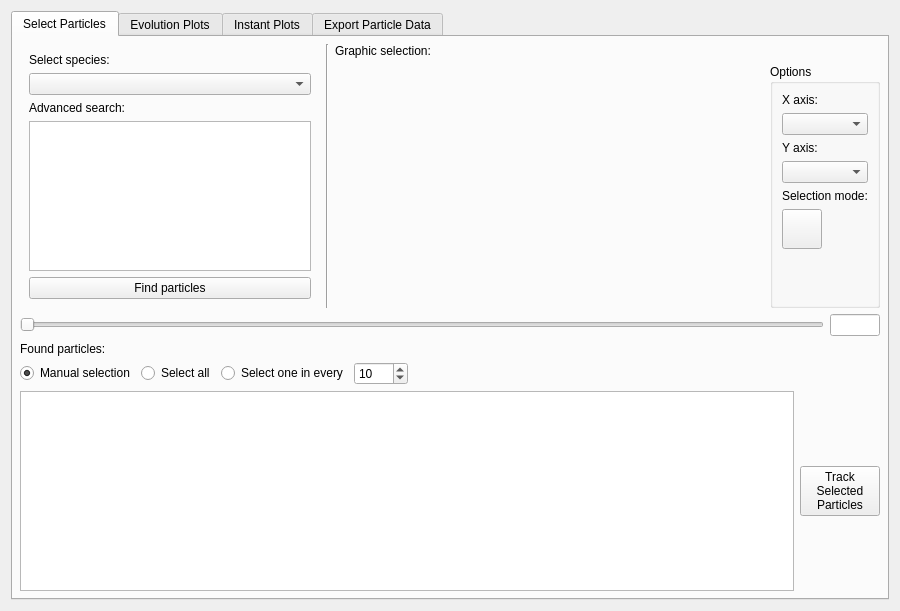
<?xml version="1.0" encoding="UTF-8"?>
<ui version="4.0">
 <class>ParticleTrackerUI</class>
 <widget class="QWidget" name="ParticleTrackerUI">
  <property name="geometry">
   <rect>
    <x>0</x>
    <y>0</y>
    <width>900</width>
    <height>611</height>
   </rect>
  </property>
  <property name="windowTitle">
   <string>Particle Tracker</string>
  </property>
  <layout class="QHBoxLayout" name="horizontalLayout">
   <item>
    <widget class="QTabWidget" name="mainTabWidget">
     <property name="maximumSize">
      <size>
       <width>16777215</width>
       <height>16777215</height>
      </size>
     </property>
     <property name="currentIndex">
      <number>0</number>
     </property>
     <widget class="QWidget" name="tab">
      <attribute name="title">
       <string>Select Particles</string>
      </attribute>
      <layout class="QVBoxLayout" name="verticalLayout">
       <property name="leftMargin">
        <number>7</number>
       </property>
       <property name="topMargin">
        <number>7</number>
       </property>
       <property name="rightMargin">
        <number>7</number>
       </property>
       <property name="bottomMargin">
        <number>7</number>
       </property>
       <item>
        <layout class="QHBoxLayout" name="horizontalLayout_6">
         <item>
          <widget class="QWidget" name="widget_2" native="true">
           <property name="maximumSize">
            <size>
             <width>300</width>
             <height>16777215</height>
            </size>
           </property>
           <layout class="QVBoxLayout" name="verticalLayout_6">
            <item>
             <widget class="QLabel" name="label">
              <property name="text">
               <string>Select species:</string>
              </property>
             </widget>
            </item>
            <item>
             <widget class="QComboBox" name="speciesSelector_comboBox"/>
            </item>
            <item>
             <widget class="QLabel" name="label_10">
              <property name="text">
               <string>Advanced search:</string>
              </property>
             </widget>
            </item>
            <item>
             <widget class="QTableWidget" name="advancedSelector_tableWidget">
              <property name="sizePolicy">
               <sizepolicy hsizetype="Expanding" vsizetype="Expanding">
                <horstretch>0</horstretch>
                <verstretch>0</verstretch>
               </sizepolicy>
              </property>
             </widget>
            </item>
            <item>
             <widget class="QPushButton" name="findParticles_button">
              <property name="text">
               <string>Find particles</string>
              </property>
             </widget>
            </item>
           </layout>
          </widget>
         </item>
         <item>
          <widget class="Line" name="line">
           <property name="orientation">
            <enum>Qt::Vertical</enum>
           </property>
          </widget>
         </item>
         <item>
          <layout class="QVBoxLayout" name="verticalLayout_5">
           <item>
            <widget class="QLabel" name="label_13">
             <property name="text">
              <string>Graphic selection:</string>
             </property>
            </widget>
           </item>
           <item>
            <layout class="QHBoxLayout" name="horizontalLayout_8">
             <item>
              <widget class="QWidget" name="selectorPlot_widget" native="true">
               <property name="sizePolicy">
                <sizepolicy hsizetype="Expanding" vsizetype="Expanding">
                 <horstretch>0</horstretch>
                 <verstretch>0</verstretch>
                </sizepolicy>
               </property>
               <property name="minimumSize">
                <size>
                 <width>0</width>
                 <height>0</height>
                </size>
               </property>
               <property name="maximumSize">
                <size>
                 <width>16777215</width>
                 <height>16777215</height>
                </size>
               </property>
               <layout class="QVBoxLayout" name="selectorPlot_layout"/>
              </widget>
             </item>
             <item>
              <widget class="QGroupBox" name="groupBox">
               <property name="title">
                <string>Options</string>
               </property>
               <layout class="QVBoxLayout" name="verticalLayout_8">
                <item>
                 <widget class="QLabel" name="label_12">
                  <property name="text">
                   <string>X axis:</string>
                  </property>
                 </widget>
                </item>
                <item>
                 <widget class="QComboBox" name="xAxis_comboBox"/>
                </item>
                <item>
                 <widget class="QLabel" name="label_11">
                  <property name="text">
                   <string>Y axis:</string>
                  </property>
                 </widget>
                </item>
                <item>
                 <widget class="QComboBox" name="yAxis_comboBox"/>
                </item>
                <item>
                 <widget class="QLabel" name="label_14">
                  <property name="text">
                   <string>Selection mode:</string>
                  </property>
                 </widget>
                </item>
                <item>
                 <widget class="QPushButton" name="rectangleSelection_Button">
                  <property name="minimumSize">
                   <size>
                    <width>40</width>
                    <height>40</height>
                   </size>
                  </property>
                  <property name="maximumSize">
                   <size>
                    <width>40</width>
                    <height>40</height>
                   </size>
                  </property>
                  <property name="autoFillBackground">
                   <bool>false</bool>
                  </property>
                  <property name="text">
                   <string/>
                  </property>
                  <property name="iconSize">
                   <size>
                    <width>36</width>
                    <height>36</height>
                   </size>
                  </property>
                 </widget>
                </item>
                <item>
                 <spacer name="verticalSpacer">
                  <property name="orientation">
                   <enum>Qt::Vertical</enum>
                  </property>
                  <property name="sizeHint" stdset="0">
                   <size>
                    <width>20</width>
                    <height>40</height>
                   </size>
                  </property>
                 </spacer>
                </item>
               </layout>
              </widget>
             </item>
            </layout>
           </item>
          </layout>
         </item>
        </layout>
       </item>
       <item>
        <layout class="QHBoxLayout" name="horizontalLayout_2">
         <item>
          <widget class="QSlider" name="selectorTimeStep_Slider">
           <property name="orientation">
            <enum>Qt::Horizontal</enum>
           </property>
          </widget>
         </item>
         <item>
          <widget class="QLineEdit" name="selectorTimeStep_lineEdit">
           <property name="maximumSize">
            <size>
             <width>50</width>
             <height>16777215</height>
            </size>
           </property>
          </widget>
         </item>
        </layout>
       </item>
       <item>
        <widget class="QLabel" name="label_2">
         <property name="text">
          <string>Found particles:</string>
         </property>
        </widget>
       </item>
       <item>
        <layout class="QHBoxLayout" name="horizontalLayout_10">
         <item>
          <widget class="QRadioButton" name="manualSelection_radioButton">
           <property name="text">
            <string>Manual selection</string>
           </property>
           <property name="checked">
            <bool>true</bool>
           </property>
          </widget>
         </item>
         <item>
          <widget class="QRadioButton" name="selectAll_radioButton">
           <property name="text">
            <string>Select all</string>
           </property>
          </widget>
         </item>
         <item>
          <widget class="QRadioButton" name="selectFraction_radioButton">
           <property name="text">
            <string>Select one in every</string>
           </property>
          </widget>
         </item>
         <item>
          <widget class="QSpinBox" name="selectFraction_spinBox">
           <property name="minimum">
            <number>1</number>
           </property>
           <property name="maximum">
            <number>9999</number>
           </property>
           <property name="value">
            <number>10</number>
           </property>
          </widget>
         </item>
         <item>
          <spacer name="horizontalSpacer">
           <property name="orientation">
            <enum>Qt::Horizontal</enum>
           </property>
           <property name="sizeHint" stdset="0">
            <size>
             <width>40</width>
             <height>20</height>
            </size>
           </property>
          </spacer>
         </item>
        </layout>
       </item>
       <item>
        <layout class="QHBoxLayout" name="horizontalLayout_9">
         <item>
          <widget class="QTableWidget" name="particleList_tableWidget">
           <property name="minimumSize">
            <size>
             <width>0</width>
             <height>200</height>
            </size>
           </property>
           <property name="maximumSize">
            <size>
             <width>16777215</width>
             <height>360</height>
            </size>
           </property>
          </widget>
         </item>
         <item>
          <widget class="QPushButton" name="trackParticles_Button">
           <property name="text">
            <string>Track 
Selected 
Particles</string>
           </property>
          </widget>
         </item>
        </layout>
       </item>
      </layout>
     </widget>
     <widget class="QWidget" name="tab_2">
      <attribute name="title">
       <string>Evolution Plots</string>
      </attribute>
      <layout class="QHBoxLayout" name="horizontalLayout_5">
       <property name="leftMargin">
        <number>7</number>
       </property>
       <property name="topMargin">
        <number>7</number>
       </property>
       <property name="rightMargin">
        <number>7</number>
       </property>
       <property name="bottomMargin">
        <number>7</number>
       </property>
       <item>
        <widget class="QWidget" name="widget" native="true">
         <property name="sizePolicy">
          <sizepolicy hsizetype="Maximum" vsizetype="Preferred">
           <horstretch>0</horstretch>
           <verstretch>0</verstretch>
          </sizepolicy>
         </property>
         <property name="maximumSize">
          <size>
           <width>16777215</width>
           <height>16777215</height>
          </size>
         </property>
         <layout class="QVBoxLayout" name="verticalLayout_2">
          <item>
           <layout class="QVBoxLayout" name="verticalLayout_4">
            <item>
             <widget class="QLabel" name="label_6">
              <property name="text">
               <string>Plot type:</string>
              </property>
             </widget>
            </item>
            <item>
             <layout class="QHBoxLayout" name="horizontalLayout_7">
              <item>
               <widget class="QRadioButton" name="plotType_radioButton_1">
                <property name="text">
                 <string>2D</string>
                </property>
                <property name="checked">
                 <bool>true</bool>
                </property>
               </widget>
              </item>
              <item>
               <widget class="QRadioButton" name="plotType_radioButton_2">
                <property name="text">
                 <string>3D</string>
                </property>
                <property name="checked">
                 <bool>false</bool>
                </property>
               </widget>
              </item>
             </layout>
            </item>
            <item>
             <layout class="QHBoxLayout" name="horizontalLayout_11">
              <item>
               <widget class="QLabel" name="label_4">
                <property name="text">
                 <string>X axis:</string>
                </property>
               </widget>
              </item>
              <item>
               <widget class="QComboBox" name="x_comboBox"/>
              </item>
             </layout>
            </item>
            <item>
             <layout class="QHBoxLayout" name="horizontalLayout_13">
              <item>
               <widget class="QLabel" name="label_3">
                <property name="text">
                 <string>Y axis:</string>
                </property>
               </widget>
              </item>
              <item>
               <widget class="QComboBox" name="y_comboBox"/>
              </item>
             </layout>
            </item>
            <item>
             <layout class="QHBoxLayout" name="horizontalLayout_14">
              <item>
               <widget class="QLabel" name="label_5">
                <property name="text">
                 <string>Z axis:</string>
                </property>
               </widget>
              </item>
              <item>
               <widget class="QComboBox" name="z_comboBox">
                <property name="enabled">
                 <bool>false</bool>
                </property>
               </widget>
              </item>
             </layout>
            </item>
            <item>
             <widget class="QPushButton" name="addToPlot_Button">
              <property name="text">
               <string>Add To Plot</string>
              </property>
             </widget>
            </item>
            <item>
             <widget class="QLabel" name="label_7">
              <property name="text">
               <string>Subplot list:</string>
              </property>
             </widget>
            </item>
            <item>
             <widget class="QListWidget" name="subplots_listWidget"/>
            </item>
            <item>
             <widget class="QPushButton" name="plot_pushButton">
              <property name="text">
               <string>Plot</string>
              </property>
             </widget>
            </item>
            <item>
             <widget class="QLabel" name="trackedParticles_Label">
              <property name="text">
               <string>Tracking 0 particle(s)</string>
              </property>
             </widget>
            </item>
           </layout>
          </item>
         </layout>
        </widget>
       </item>
       <item>
        <widget class="QWidget" name="mainPlot_widget" native="true">
         <layout class="QVBoxLayout" name="mainPlot_layout"/>
        </widget>
       </item>
      </layout>
     </widget>
     <widget class="QWidget" name="tab_4">
      <attribute name="title">
       <string>Instant Plots</string>
      </attribute>
      <layout class="QVBoxLayout" name="verticalLayout_11">
       <property name="leftMargin">
        <number>7</number>
       </property>
       <property name="topMargin">
        <number>7</number>
       </property>
       <property name="rightMargin">
        <number>7</number>
       </property>
       <property name="bottomMargin">
        <number>7</number>
       </property>
       <item>
        <layout class="QHBoxLayout" name="horizontalLayout_21">
         <item>
          <widget class="QWidget" name="widget_3" native="true">
           <property name="sizePolicy">
            <sizepolicy hsizetype="Maximum" vsizetype="Preferred">
             <horstretch>0</horstretch>
             <verstretch>0</verstretch>
            </sizepolicy>
           </property>
           <property name="maximumSize">
            <size>
             <width>16777215</width>
             <height>16777215</height>
            </size>
           </property>
           <layout class="QVBoxLayout" name="verticalLayout_9">
            <item>
             <layout class="QVBoxLayout" name="verticalLayout_10">
              <item>
               <widget class="QLabel" name="label_20">
                <property name="text">
                 <string>Plot type:</string>
                </property>
               </widget>
              </item>
              <item>
               <layout class="QHBoxLayout" name="horizontalLayout_17">
                <item>
                 <widget class="QRadioButton" name="instPlotType_radioButton">
                  <property name="text">
                   <string>2D</string>
                  </property>
                  <property name="checked">
                   <bool>true</bool>
                  </property>
                 </widget>
                </item>
                <item>
                 <widget class="QRadioButton" name="instPlotType_radioButton_2">
                  <property name="text">
                   <string>3D</string>
                  </property>
                  <property name="checked">
                   <bool>false</bool>
                  </property>
                 </widget>
                </item>
               </layout>
              </item>
              <item>
               <layout class="QHBoxLayout" name="horizontalLayout_18">
                <item>
                 <widget class="QLabel" name="label_21">
                  <property name="text">
                   <string>X axis:</string>
                  </property>
                 </widget>
                </item>
                <item>
                 <widget class="QComboBox" name="instX_comboBox"/>
                </item>
               </layout>
              </item>
              <item>
               <layout class="QHBoxLayout" name="horizontalLayout_19">
                <item>
                 <widget class="QLabel" name="label_22">
                  <property name="text">
                   <string>Y axis:</string>
                  </property>
                 </widget>
                </item>
                <item>
                 <widget class="QComboBox" name="instY_comboBox"/>
                </item>
               </layout>
              </item>
              <item>
               <layout class="QHBoxLayout" name="horizontalLayout_20">
                <item>
                 <widget class="QLabel" name="label_23">
                  <property name="text">
                   <string>Z axis:</string>
                  </property>
                 </widget>
                </item>
                <item>
                 <widget class="QComboBox" name="instZ_comboBox">
                  <property name="enabled">
                   <bool>false</bool>
                  </property>
                 </widget>
                </item>
               </layout>
              </item>
              <item>
               <widget class="QPushButton" name="addToInstantPlot_Button">
                <property name="text">
                 <string>Add To Plot</string>
                </property>
               </widget>
              </item>
              <item>
               <widget class="QLabel" name="label_24">
                <property name="text">
                 <string>Subplot list:</string>
                </property>
               </widget>
              </item>
              <item>
               <widget class="QListWidget" name="instantSubplots_listWidget"/>
              </item>
              <item>
               <widget class="QPushButton" name="plotInstant_pushButton">
                <property name="text">
                 <string>Plot</string>
                </property>
               </widget>
              </item>
              <item>
               <widget class="QLabel" name="trackedParticles_Label_3">
                <property name="text">
                 <string>Tracking 0 particle(s)</string>
                </property>
               </widget>
              </item>
             </layout>
            </item>
           </layout>
          </widget>
         </item>
         <item>
          <widget class="QWidget" name="instantPlots_widget" native="true">
           <layout class="QVBoxLayout" name="instantPlots_layout"/>
          </widget>
         </item>
        </layout>
       </item>
       <item>
        <layout class="QHBoxLayout" name="horizontalLayout_3">
         <item>
          <widget class="QSlider" name="instantTimeStep_Slider">
           <property name="orientation">
            <enum>Qt::Horizontal</enum>
           </property>
          </widget>
         </item>
         <item>
          <widget class="QPushButton" name="prevStep_Button">
           <property name="text">
            <string/>
           </property>
          </widget>
         </item>
         <item>
          <widget class="QPushButton" name="nextStep_Button">
           <property name="text">
            <string/>
           </property>
          </widget>
         </item>
         <item>
          <widget class="QLineEdit" name="instantTimeStep_lineEdit">
           <property name="maximumSize">
            <size>
             <width>100</width>
             <height>16777215</height>
            </size>
           </property>
          </widget>
         </item>
        </layout>
       </item>
      </layout>
     </widget>
     <widget class="QWidget" name="tab_3">
      <attribute name="title">
       <string>Export Particle Data</string>
      </attribute>
      <layout class="QVBoxLayout" name="verticalLayout_3">
       <property name="leftMargin">
        <number>7</number>
       </property>
       <property name="topMargin">
        <number>7</number>
       </property>
       <property name="rightMargin">
        <number>7</number>
       </property>
       <property name="bottomMargin">
        <number>7</number>
       </property>
       <item>
        <widget class="QLabel" name="label_8">
         <property name="text">
          <string>Tracked particles:</string>
         </property>
        </widget>
       </item>
       <item>
        <widget class="QCheckBox" name="selectAllExport_checkBox">
         <property name="text">
          <string>Select All</string>
         </property>
        </widget>
       </item>
       <item>
        <widget class="QTableWidget" name="trackedParticlesList_tableWidget"/>
       </item>
       <item>
        <widget class="QLabel" name="label_9">
         <property name="text">
          <string>Export data to:</string>
         </property>
        </widget>
       </item>
       <item>
        <layout class="QHBoxLayout" name="horizontalLayout_4">
         <item>
          <widget class="QLineEdit" name="exportPath_lineEdit"/>
         </item>
         <item>
          <widget class="QPushButton" name="browseExportPath_pushButton">
           <property name="text">
            <string>Browse</string>
           </property>
          </widget>
         </item>
        </layout>
       </item>
       <item>
        <widget class="QPushButton" name="exportData_pushButton">
         <property name="text">
          <string>Export data from selected particles</string>
         </property>
        </widget>
       </item>
      </layout>
     </widget>
    </widget>
   </item>
  </layout>
 </widget>
 <resources/>
 <connections/>
</ui>
